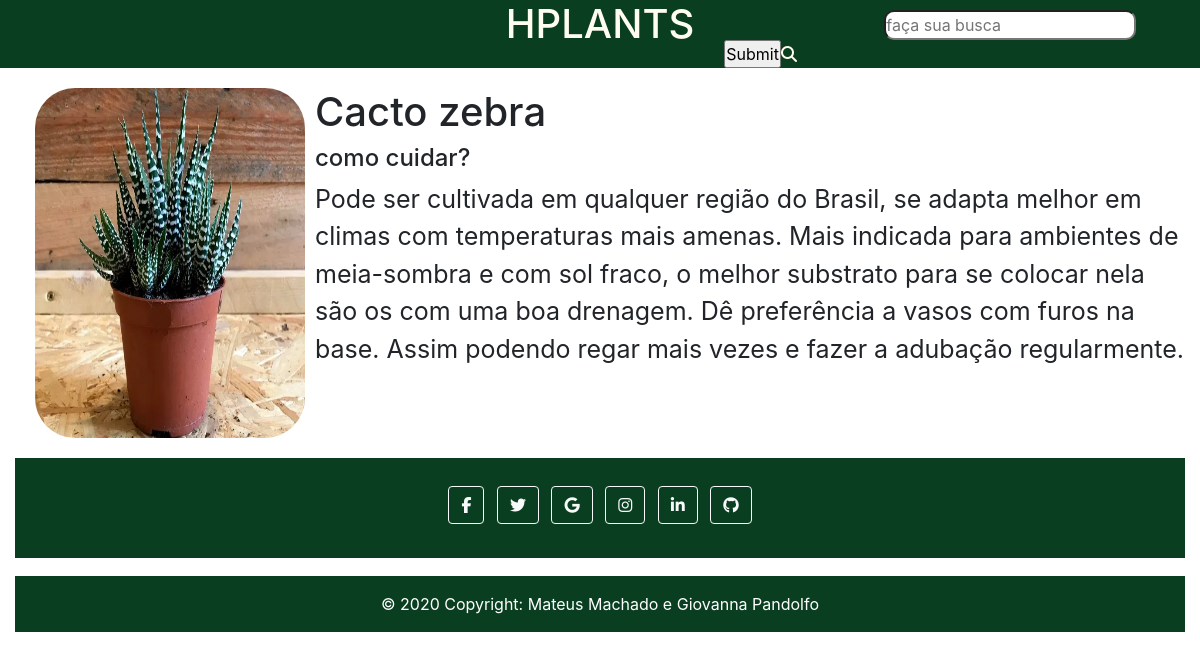
Screenshot of /planta.php?id=2 with the database file from the repository.
### tables this page shows
CREATE TABLE `plantas` (
  `PlantaID` int(11) NOT NULL,
  `Nome` varchar(255) NOT NULL,
  `CategoriaID` int(11) NOT NULL,
  `Cuidados` longtext NOT NULL,
  `Imagem` varchar(255) NOT NULL
);

### planta.php (the view)
<?php
include_once 'conexao.php';
$id = $_GET['id'];
$sql = "SELECT * FROM plantas WHERE PlantaID = {$id}";
$result_query = mysqli_query( $conexao, $sql );
$dados = mysqli_fetch_array($result_query, MYSQLI_ASSOC);
?>
    <main id="plantas" class="row">
        <div class="col-3">
            <img src="./img/<?php echo $dados['Imagem']?>" alt="" class="imagem" ">
        </div>
        <div class="col-9">
            <h2 class="nomeplanta"><?php echo $dados['Nome']?></h2>
            <h4>como cuidar?</h4>
            <p class="paragrafo"><?php echo $dados['Cuidados']?></p>
        </div>
    </main>
<?php
include_once 'footer.php';
?>

### style.css (style rules this page uses)
* { padding: 0; margin: 0; }
.imagem { border-radius: 40px; height: 350px; margin-top: 20px; margin-left: 20px; margin-bottom: 20px; width: 100%; }
.nomeplanta { font-size: 40px; margin-top: 20px; margin-left: 0px; }
.paragrafo { font-size: 25px; }

### rows the page displays
plantas: Imagem (picture), Nome "Cacto zebra", Cuidados "Pode ser cultivada em qualquer região do Brasil, se adapta melhor em climas com temperaturas mais amenas. Mais indicada para ambientes de meia-sombra e com sol fraco, o melhor substrato para se colocar nela são os com uma boa drenagem. Dê preferência a vasos com furos na base. Assim podendo regar mais vezes e fazer a adubação regularmente."
